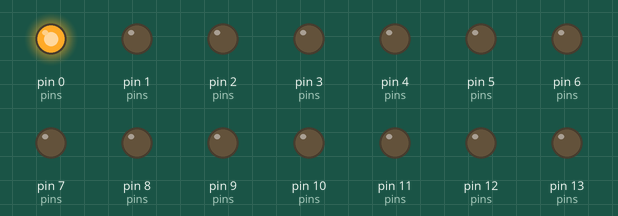
Simulated run of this sketch. Board: Arduino Uno, built with avr-gcc and run on an emulated ATmega328P. Parts: output pins drawn as LEDs (lit = HIGH).

Above: at 0.05 s.
At 0.55 s:
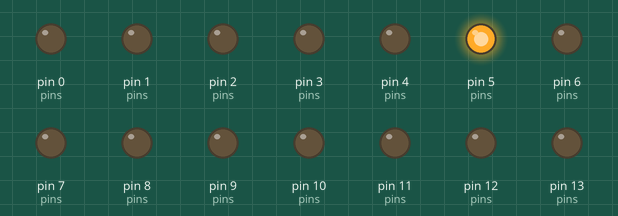
At 1.05 s:
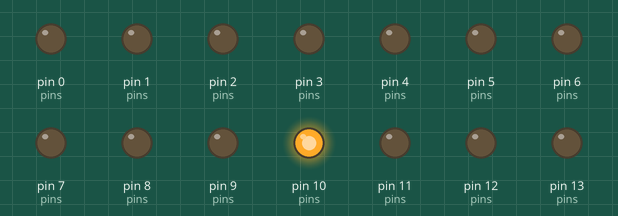
At 2.15 s:
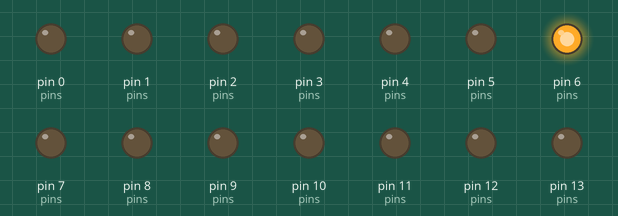
At 4.2 s:
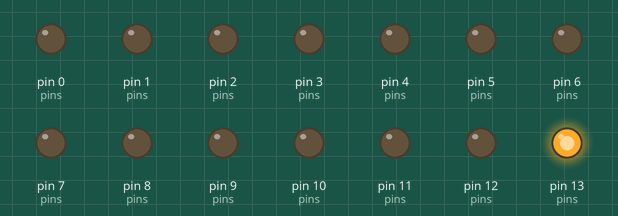
At 6.35 s:
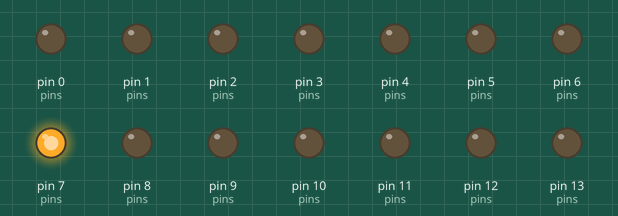
Timing chart, 0 to 6.7 s (numbered marks = the images above):
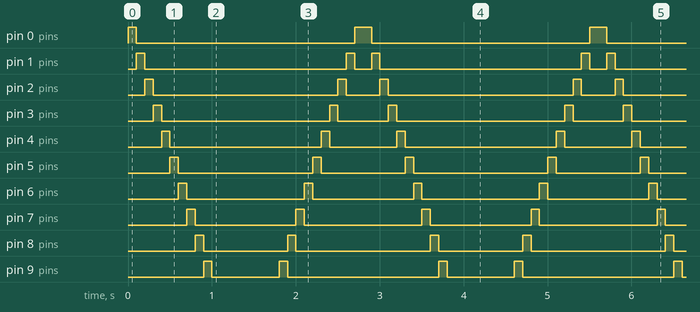

The sketch:

Waterfall.ino
```cpp
const int LED_COUNT = 14;
int pins[LED_COUNT] = {0, 1, 2, 3, 4, 5, 6, 7, 8, 9, 10, 11, 12, 13};

void setup() {
  for(int pin : pins){
    pinMode(pin, OUTPUT);
  }
}

void loop() {
  // put your main code here, to run repeatedly:
  for(int pin : pins){
    barGraphDisplay(pin);
  }

  for(int i = LED_COUNT-1; i >= 0; i--){
    barGraphDisplay(pins[i]);
  }
}

void barGraphDisplay(int ledOn) {
  for(int pin:pins){
    if (ledOn == pin){
      digitalWrite(pin, HIGH);
    } else {
      digitalWrite(pin, LOW);
    }
  }
  delay(100);
}
```

Measured:
- by itself, pin 0 (pins): repeats every 2.8 s: LOW 2.6 s, HIGH 0.20 s
- by itself, pin 1 (pins): repeats every 2.8 s: LOW 2.4 s, HIGH 0.10 s, LOW 0.20 s, HIGH 0.10 s
- by itself, pin 2 (pins): repeats every 2.8 s: LOW 2.2 s, HIGH 0.10 s, LOW 0.40 s, HIGH 0.10 s
- by itself, pin 3 (pins): repeats every 2.8 s: LOW 2.0 s, HIGH 0.10 s, LOW 0.60 s, HIGH 0.10 s
- by itself, pin 4 (pins): repeats every 2.8 s: LOW 1.8 s, HIGH 0.10 s, LOW 0.80 s, HIGH 0.10 s
- by itself, pin 5 (pins): repeats every 2.8 s: LOW 1.6 s, HIGH 0.10 s, LOW 1.0 s, HIGH 0.10 s
- by itself, pin 6 (pins), pin 7 (pins): alternates HIGH for 0.10 s and LOW for 1.3 s
- by itself, pin 8 (pins): repeats every 2.8 s: LOW 1.0 s, HIGH 0.10 s, LOW 1.6 s, HIGH 0.10 s
